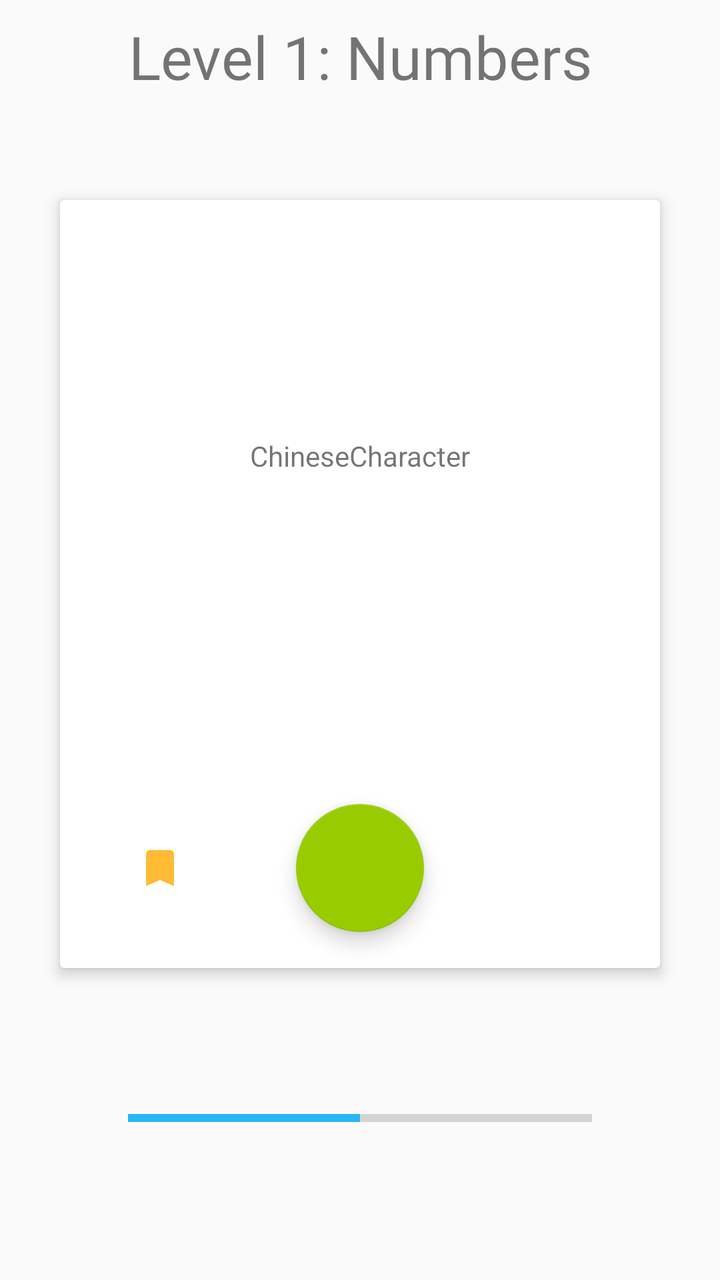
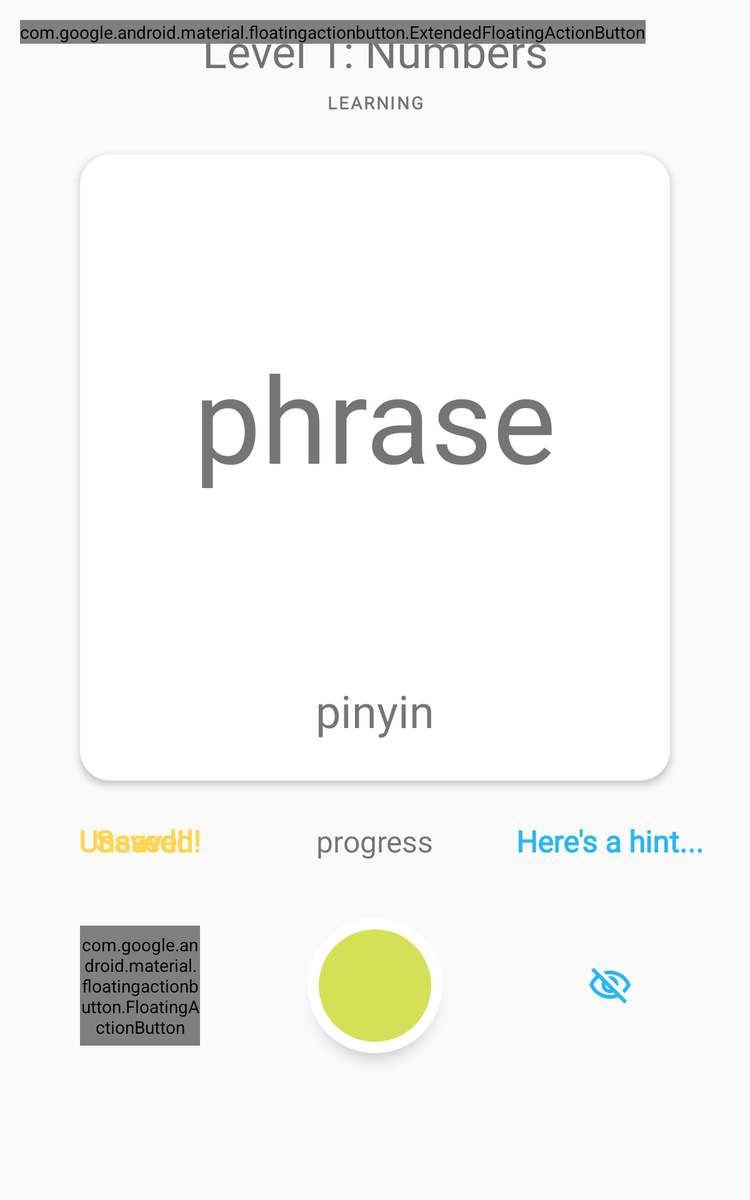

The same Android screen from two of the app's own layout files: first res/layout/ as a phone draws it, then the repository's variant for another configuration, drawn on a device whose configuration selects that folder. Both files follow.
<!-- AndroidManifest.xml: application theme AppTheme -->
<!-- res/layout/fragment_learning.xml -->
<?xml version="1.0" encoding="utf-8"?>
<androidx.constraintlayout.widget.ConstraintLayout xmlns:android="http://schemas.android.com/apk/res/android"
    xmlns:app="http://schemas.android.com/apk/res-auto"
    xmlns:tools="http://schemas.android.com/tools"
    android:layout_width="match_parent"
    android:layout_height="match_parent"
    tools:context=".ui.dashboard.BlankFragment" >

    <androidx.cardview.widget.CardView
        android:layout_width="300dp"
        android:layout_height="384dp"
        android:layout_marginStart="1dp"
        android:layout_marginLeft="1dp"
        android:layout_marginTop="100dp"
        android:layout_marginEnd="1dp"
        android:layout_marginRight="1dp"
        app:cardElevation="4dp"
        app:layout_constraintEnd_toEndOf="parent"
        app:layout_constraintStart_toStartOf="parent"
        app:layout_constraintTop_toTopOf="parent">

        <LinearLayout
            android:layout_width="match_parent"
            android:layout_height="match_parent"
            android:orientation="vertical">

            <TextView
                android:id="@+id/txtChineseCharacter"
                android:layout_width="match_parent"
                android:layout_height="256dp"
                android:gravity="center|center_horizontal|center_vertical"
                android:text="ChineseCharacter" />

            <LinearLayout
                android:layout_width="match_parent"
                android:layout_height="match_parent"
                android:orientation="horizontal">

                <com.google.android.material.floatingactionbutton.FloatingActionButton
                    android:id="@+id/fabSave"
                    style="?android:attr/borderlessButtonStyle"
                    android:layout_width="64dp"
                    android:layout_height="64dp"
                    android:layout_gravity="bottom"
                    android:layout_margin="18dp"
                    android:layout_weight="1"
                    android:background="@null"
                    android:clickable="true"
                    android:elevation="0dp"
                    android:focusable="auto"
                    android:src="@drawable/baseline_bookmark_white_48"
                    android:tint="@android:color/holo_orange_light"
                    app:backgroundTint="@android:color/transparent"
                    app:borderWidth="0dp"
                    app:elevation="0dp"
                    app:fabCustomSize="64dp"
                    app:hoveredFocusedTranslationZ="0dp"
                    app:maxImageSize="24dp"
                    app:pressedTranslationZ="0dp"
                    app:rippleColor="@android:color/holo_orange_dark" />

                <com.google.android.material.floatingactionbutton.FloatingActionButton
                    android:id="@+id/fabDone"
                    android:layout_width="64dp"
                    android:layout_height="64dp"
                    android:layout_gravity="bottom"
                    android:layout_margin="18dp"
                    android:layout_weight="1"
                    android:background="@null"
                    android:clickable="true"
                    android:focusable="auto"
                    android:src="@drawable/baseline_done_white_48"
                    app:backgroundTint="@android:color/holo_green_light"
                    app:fabCustomSize="64dp" />

                <com.google.android.material.floatingactionbutton.FloatingActionButton
                    android:id="@+id/fabAnswer"
                    style="?android:attr/borderlessButtonStyle"
                    android:layout_width="64dp"
                    android:layout_height="64dp"
                    android:layout_gravity="bottom"
                    android:layout_margin="18dp"
                    android:layout_weight="1"
                    android:background="@null"
                    android:clickable="true"
                    android:elevation="0dp"
                    android:focusable="auto"
                    android:src="@drawable/baseline_visibility_white_24"
                    android:tint="@android:color/holo_blue_light"
                    app:backgroundTint="@android:color/transparent"
                    app:borderWidth="0dp"
                    app:elevation="0dp"
                    app:fabCustomSize="64dp"
                    app:hoveredFocusedTranslationZ="0dp"
                    app:maxImageSize="24dp"
                    app:pressedTranslationZ="0dp"
                    app:rippleColor="@android:color/holo_blue_light" />

            </LinearLayout>

        </LinearLayout>
    </androidx.cardview.widget.CardView>

    <TextView
        android:id="@+id/textView2"
        android:layout_width="wrap_content"
        android:layout_height="wrap_content"
        android:layout_marginStart="150dp"
        android:layout_marginLeft="150dp"
        android:layout_marginTop="8dp"
        android:layout_marginEnd="150dp"
        android:layout_marginRight="150dp"
        android:fontFamily="@font/quicksand_bold"
        android:text="Level 1: Numbers"
        android:textSize="30sp"
        app:layout_constraintEnd_toEndOf="parent"
        app:layout_constraintStart_toStartOf="parent"
        app:layout_constraintTop_toTopOf="parent" />

    <ProgressBar
        android:id="@+id/progressBar"
        style="?android:attr/progressBarStyleHorizontal"
        android:layout_width="0dp"
        android:layout_height="74dp"
        android:layout_marginStart="64dp"
        android:layout_marginLeft="64dp"
        android:layout_marginEnd="64dp"
        android:layout_marginRight="64dp"
        android:layout_marginBottom="44dp"
        android:indeterminate="false"
        android:max="100"
        android:progress="50"
        app:layout_constraintBottom_toBottomOf="parent"
        app:layout_constraintEnd_toEndOf="parent"
        app:layout_constraintStart_toStartOf="parent" />

    <TextView
        android:id="@+id/txtPhrase"
        android:layout_width="59dp"
        android:layout_height="wrap_content"
        android:layout_marginStart="36dp"
        android:layout_marginLeft="36dp"
        android:layout_marginBottom="90dp"
        android:text="TextView"
        app:layout_constraintBottom_toTopOf="@+id/progressBar"
        app:layout_constraintStart_toEndOf="@+id/txtId" />

    <TextView
        android:id="@+id/txtId"
        android:layout_width="wrap_content"
        android:layout_height="wrap_content"
        android:layout_marginStart="36dp"
        android:layout_marginLeft="36dp"
        android:layout_marginBottom="90dp"
        android:text="TextView"
        app:layout_constraintBottom_toTopOf="@+id/progressBar"
        app:layout_constraintStart_toStartOf="parent" />

    <TextView
        android:id="@+id/txtCategory"
        android:layout_width="wrap_content"
        android:layout_height="wrap_content"
        android:layout_marginEnd="36dp"
        android:layout_marginRight="36dp"
        android:layout_marginBottom="90dp"
        android:text="TextView"
        app:layout_constraintBottom_toTopOf="@+id/progressBar"
        app:layout_constraintEnd_toStartOf="@+id/txtLearned" />

    <TextView
        android:id="@+id/txtLearned"
        android:layout_width="wrap_content"
        android:layout_height="wrap_content"
        android:layout_marginEnd="36dp"
        android:layout_marginRight="36dp"
        android:layout_marginBottom="90dp"
        android:text="TextView"
        app:layout_constraintBottom_toTopOf="@+id/progressBar"
        app:layout_constraintEnd_toEndOf="parent" />
</androidx.constraintlayout.widget.ConstraintLayout>
<!-- resources referenced by this layout -->
<resources>
  <!-- drawable baseline_bookmark_white_48: png bitmap (drawable, 685 bytes) -->
  <style name="AppTheme" parent="Theme.AppCompat.Light">
          
          <item name="colorPrimary">@color/colorPrimary</item>
          <item name="colorPrimaryDark">@color/colorPrimaryDark</item>
          <item name="colorAccent">@color/colorAccent</item>
          <item name="android:statusBarColor">@android:color/darker_gray</item>
      </style>
  <color name="colorPrimary">#29B6F6</color>
  <color name="colorPrimaryDark">#29B6F6</color>
  <color name="colorAccent">#29B6F6</color>
</resources>
<!-- res/layout-sw600dp/fragment_learning.xml (the repository's variant of the layout above) -->
<!-- drawn on a 7-inch tablet held upright -->
<?xml version="1.0" encoding="utf-8"?>
<androidx.constraintlayout.widget.ConstraintLayout xmlns:android="http://schemas.android.com/apk/res/android"
    xmlns:app="http://schemas.android.com/apk/res-auto"
    xmlns:tools="http://schemas.android.com/tools"
    android:layout_width="match_parent"
    android:layout_height="match_parent"
    android:transitionGroup="true"
    tools:context=".ui.home.LearningFragment"
    tools:targetApi="lollipop">

    <androidx.cardview.widget.CardView
        android:id="@+id/cardView"
        android:layout_width="0dp"
        android:layout_height="0dp"
        android:layout_marginStart="64dp"
        android:layout_marginTop="32dp"
        android:layout_marginEnd="64dp"
        android:layout_marginBottom="32dp"
        app:cardCornerRadius="24sp"
        app:cardElevation="4dp"
        app:layout_constraintBottom_toTopOf="@+id/txtProgress"
        app:layout_constraintDimensionRatio=""
        app:layout_constraintEnd_toEndOf="parent"
        app:layout_constraintStart_toStartOf="parent"
        app:layout_constraintTop_toBottomOf="@+id/textView3">

        <androidx.constraintlayout.widget.ConstraintLayout
            android:layout_width="match_parent"
            android:layout_height="match_parent">

            <TextView
                android:id="@+id/txtChineseCharacter"
                android:layout_width="0dp"
                android:layout_height="0dp"
                android:layout_gravity="center_horizontal"
                android:layout_marginStart="16dp"
                android:layout_marginEnd="16dp"
                android:fontFamily="@font/quicksand_bold"
                android:gravity="center|center_horizontal|center_vertical"
                android:text="@string/phrase_placeholder"
                android:textAlignment="center"
                android:textSize="96sp"
                app:layout_constraintBottom_toTopOf="@+id/txtPinyin"
                app:layout_constraintEnd_toEndOf="parent"
                app:layout_constraintStart_toStartOf="parent"
                app:layout_constraintTop_toTopOf="parent" />

            <TextView
                android:id="@+id/txtPinyin"
                android:layout_width="match_parent"
                android:layout_height="wrap_content"
                android:layout_marginBottom="32dp"
                android:fontFamily="@font/quicksand_bold"
                android:text="pinyin"
                android:textAlignment="center"
                android:textSize="36sp"
                app:layout_constraintBottom_toBottomOf="parent" />

        </androidx.constraintlayout.widget.ConstraintLayout>

    </androidx.cardview.widget.CardView>

    <TextView
        android:id="@+id/txtLevelTitle"
        android:layout_width="wrap_content"
        android:layout_height="wrap_content"
        android:layout_marginStart="150dp"
        android:layout_marginEnd="150dp"
        android:fontFamily="@font/quicksand_bold"
        android:text="@string/learning_category_numbers"
        android:textAlignment="center"
        android:textSize="36sp"
        app:layout_constraintEnd_toEndOf="parent"
        app:layout_constraintStart_toStartOf="parent"
        app:layout_constraintTop_toTopOf="@+id/btnBack" />

    <TextView
        android:id="@+id/textView3"
        android:layout_width="wrap_content"
        android:layout_height="wrap_content"
        android:layout_marginStart="100dp"
        android:layout_marginTop="8dp"
        android:layout_marginEnd="100dp"
        android:fontFamily="@font/quicksand_bold"
        android:letterSpacing="0.1"
        android:text="@string/assessment_learning"
        android:textAlignment="center"
        android:textSize="14sp"
        android:textStyle="bold"
        app:layout_constraintEnd_toEndOf="parent"
        app:layout_constraintStart_toStartOf="parent"
        app:layout_constraintTop_toBottomOf="@+id/txtLevelTitle" />

    <com.google.android.material.floatingactionbutton.ExtendedFloatingActionButton
        android:id="@+id/btnBack"
        android:layout_width="wrap_content"
        android:layout_height="wrap_content"
        android:layout_marginStart="16dp"
        android:layout_marginTop="16dp"
        android:text="BACK"
        android:textColor="#FFFFFF"
        app:backgroundTint="@color/colorGreen"
        app:icon="@drawable/abc_vector_test"
        app:iconTint="#FFFFFF"
        app:layout_constraintStart_toStartOf="parent"
        app:layout_constraintTop_toTopOf="parent"
        app:rippleColor="#33FFFFFF" />

    <TextView
        android:id="@+id/txtSavedMessage"
        android:layout_width="wrap_content"
        android:layout_height="wrap_content"
        android:fontFamily="@font/quicksand_bold"
        android:text="Saved!"
        android:textColor="@color/colorYellow"
        android:textSize="24sp"
        android:textStyle="bold"
        app:layout_constraintEnd_toEndOf="@+id/fabSave"
        app:layout_constraintStart_toStartOf="@+id/fabSave"
        app:layout_constraintTop_toTopOf="@+id/txtProgress" />

    <com.google.android.material.floatingactionbutton.FloatingActionButton
        android:id="@+id/fabSave"
        style="@style/Widget.MaterialComponents.FloatingActionButton"
        android:layout_width="96dp"
        android:layout_height="96dp"
        android:layout_gravity="bottom"
        android:layout_marginStart="64dp"
        android:layout_weight="1"
        android:background="@null"
        android:clickable="true"
        android:elevation="0dp"
        android:focusable="auto"
        android:src="@drawable/outline_bookmark_border_white_48"
        app:backgroundTint="@android:color/transparent"
        app:borderWidth="0dp"
        app:elevation="0dp"
        app:fabCustomSize="96dp"
        app:hoveredFocusedTranslationZ="0dp"
        app:layout_constraintStart_toStartOf="parent"
        app:layout_constraintTop_toTopOf="@+id/fabDone"
        app:maxImageSize="36sp"
        app:pressedTranslationZ="0dp"
        app:rippleColor="@android:color/holo_orange_dark"
        app:tint="@color/colorYellow" />

    <TextView
        android:id="@+id/txtAnswerMessage"
        android:layout_width="wrap_content"
        android:layout_height="wrap_content"
        android:fontFamily="@font/quicksand_bold"
        android:text="Here's a hint..."
        android:textColor="@color/colorBlue"
        android:textSize="24sp"
        android:textStyle="bold"
        app:layout_constraintEnd_toEndOf="@+id/fabAnswer"
        app:layout_constraintStart_toStartOf="@+id/fabAnswer"
        app:layout_constraintTop_toTopOf="@+id/txtProgress" />

    <com.google.android.material.floatingactionbutton.FloatingActionButton
        android:id="@+id/fabDone"
        android:layout_width="96dp"
        android:layout_height="96dp"
        android:layout_gravity="bottom"
        android:layout_weight="1"
        android:background="@null"
        android:clickable="true"
        android:elevation="16dp"
        android:focusable="auto"
        android:src="@drawable/baseline_done_white_48"
        app:backgroundTint="@color/colorGreen"
        app:elevation="8dp"
        app:fabCustomSize="96dp"
        app:layout_constraintBottom_toBottomOf="@+id/progressBar"
        app:layout_constraintEnd_toEndOf="@+id/progressBar"
        app:layout_constraintStart_toStartOf="@+id/progressBar"
        app:layout_constraintTop_toTopOf="@+id/progressBar"
        app:maxImageSize="36sp"
        app:rippleColor="#80FFFFFF"
        app:tint="#FFFFFF" />

    <TextView
        android:id="@+id/txtProgress"
        android:layout_width="wrap_content"
        android:layout_height="wrap_content"
        android:layout_gravity="center"
        android:layout_marginBottom="32dp"
        android:fontFamily="@font/quicksand_bold"
        android:text="@string/progress_placeholder"
        android:textAlignment="textStart"
        android:textSize="24sp"
        app:layout_constraintBottom_toTopOf="@+id/progressBar"
        app:layout_constraintEnd_toEndOf="@+id/progressBar"
        app:layout_constraintStart_toStartOf="@+id/progressBar" />

    <TextView
        android:id="@+id/txtUnsavedMessage"
        android:layout_width="wrap_content"
        android:layout_height="wrap_content"
        android:fontFamily="@font/quicksand_bold"
        android:text="Unsaved!"
        android:textColor="@color/colorYellow"
        android:textSize="24sp"
        android:textStyle="bold"
        app:layout_constraintEnd_toEndOf="@+id/fabSave"
        app:layout_constraintStart_toStartOf="@+id/fabSave"
        app:layout_constraintTop_toTopOf="@+id/txtProgress" />

    <com.google.android.material.floatingactionbutton.FloatingActionButton
        android:id="@+id/fabAnswer"
        style="?android:attr/borderlessButtonStyle"
        android:layout_width="96dp"
        android:layout_height="96dp"
        android:layout_gravity="bottom"
        android:layout_marginEnd="64dp"
        android:layout_weight="1"
        android:background="@null"
        android:clickable="true"
        android:elevation="0dp"
        android:focusable="auto"
        android:src="@drawable/outline_visibility_off_white_48"
        app:backgroundTint="@android:color/transparent"
        app:borderWidth="0dp"
        app:elevation="0dp"
        app:fabCustomSize="96dp"
        app:hoveredFocusedTranslationZ="0dp"
        app:layout_constraintEnd_toEndOf="parent"
        app:layout_constraintTop_toTopOf="@+id/fabDone"
        app:maxImageSize="36sp"
        app:pressedTranslationZ="0dp"
        app:rippleColor="@color/colorBlue"
        app:tint="@color/colorBlue" />

    <ProgressBar
        android:id="@+id/progressBar"
        style="?android:progressBarStyleHorizontal"
        android:layout_width="135dp"
        android:layout_height="135dp"
        android:layout_marginBottom="104dp"
        android:elevation="16dp"
        android:progress="0"
        android:progressDrawable="@drawable/circle"
        android:translationZ="90dp"
        app:layout_constraintBottom_toBottomOf="parent"
        app:layout_constraintEnd_toStartOf="@+id/fabAnswer"
        app:layout_constraintStart_toEndOf="@+id/fabSave" />

</androidx.constraintlayout.widget.ConstraintLayout>
<!-- resources referenced by the variant -->
<!-- as a 7-inch tablet held upright resolves them -->
<resources>
  <color name="colorBlue">#29B6F6</color>
  <color name="colorGreen">#D4E157</color>
  <color name="colorYellow">#FFD54F</color>
  <!-- drawable circle (drawable) -->
  <?xml version="1.0" encoding="utf-8"?>
  <layer-list xmlns:android="http://schemas.android.com/apk/res/android">
      <item>
          <shape
              android:elevation="16dp"
              android:shape="ring"
              android:thicknessRatio="15"
              android:useLevel="false">
              <solid android:color="#FFFFFF" />
          </shape>
      </item>
      <item>
          <rotate
              android:fromDegrees="270"
              android:pivotX="50%"
              android:pivotY="50%"
              android:toDegrees="270">
  
              <shape
                  android:elevation="16dp"
                  android:shape="ring"
                  android:thicknessRatio="15"
                  android:useLevel="true">
                  <solid android:color="@color/colorGreen" />
              </shape>
          </rotate>
      </item>
  </layer-list>
  <!-- drawable outline_bookmark_border_white_48: png bitmap (drawable, 900 bytes) -->
  <!-- drawable outline_visibility_off_white_48: png bitmap (drawable, 2178 bytes) -->
  <string name="assessment_learning">LEARNING</string>
  <string name="learning_category_numbers">Level 1: Numbers</string>
  <string name="phrase_placeholder">phrase</string>
  <string name="progress_placeholder">progress</string>
  <style name="AppTheme" parent="Theme.AppCompat.Light">
          
          <item name="colorPrimary">@color/colorPrimary</item>
          <item name="colorPrimaryDark">@color/colorPrimaryDark</item>
          <item name="colorAccent">@color/colorAccent</item>
          <item name="android:statusBarColor">@android:color/darker_gray</item>
      </style>
  <color name="colorPrimary">#29B6F6</color>
  <color name="colorPrimaryDark">#29B6F6</color>
  <color name="colorAccent">#29B6F6</color>
</resources>
